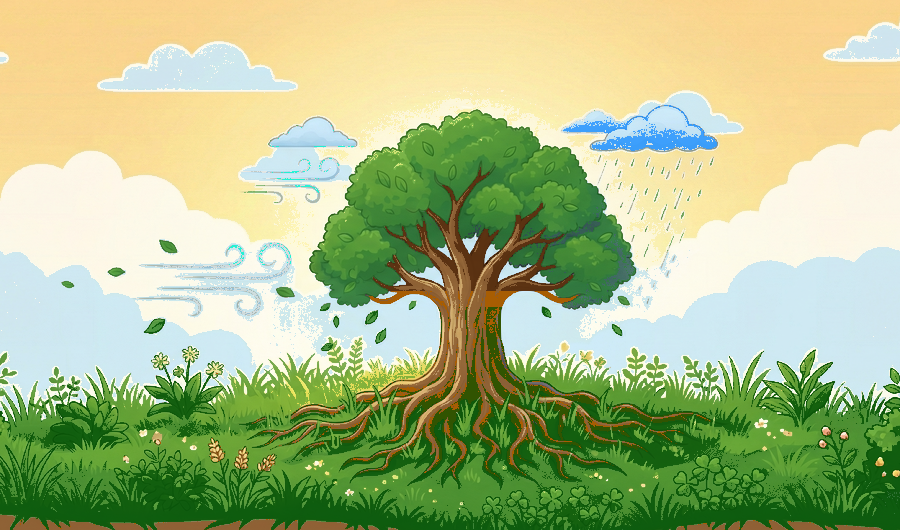
#> input picture scripts/layers/layer_visualization.png, 900 x 530 px, given in place of tree-crm.png, which was not available
$ python visualize_layers.py
#> lines starting #> are read from the running program, lines starting #| are printed output that depends on the picture; after the words box and inside, x2 and y2 are one past the last pixel; in counts of white or black regions, pixels touching at a corner belong together; pictures that were not available may be replaced by others from this repository, and a replacement may not be noted
"""
visualize_layers.py
Tạo 1 ảnh composite hiển thị tất cả layers với màu overlay khác nhau,
để dễ kiểm tra vị trí các vùng đã tách.
"""

import os
from PIL import Image, ImageDraw, ImageFont
import numpy as np

SRC  = r"d:\CRM WEB\team-progress-tracker\public\tree-crm.png"
OUT  = r"d:\CRM WEB\team-progress-tracker\scripts\layers"
PUB  = r"d:\CRM WEB\team-progress-tracker\public"

img  = Image.open(SRC).convert("RGBA")
#> img is the input picture: PIL image 900x530 RGBA; mean R, G, B, A 172.6, 189.4, 136.8, 255
arr  = np.array(img)
H, W = arr.shape[:2]
#> H = 530; W = 900
R,G,B,A = arr[:,:,0],arr[:,:,1],arr[:,:,2],arr[:,:,3]
#> A: shape (530, 900); every value is 255

def rgb2hsv(rr,gg,bb):
    r,g,b=rr/255.,gg/255.,bb/255.
    cmax=np.maximum(np.maximum(r,g),b); cmin=np.minimum(np.minimum(r,g),b)
    delta=cmax-cmin+1e-10
    h=np.zeros_like(r); s=np.where(cmax==0,0,delta/cmax); v=cmax
    mr=(cmax==r)&(delta>0); mg=(cmax==g)&(delta>0); mb=(cmax==b)&(delta>0)
#> after `mr = (cmax == r) & (delta > 0)`:
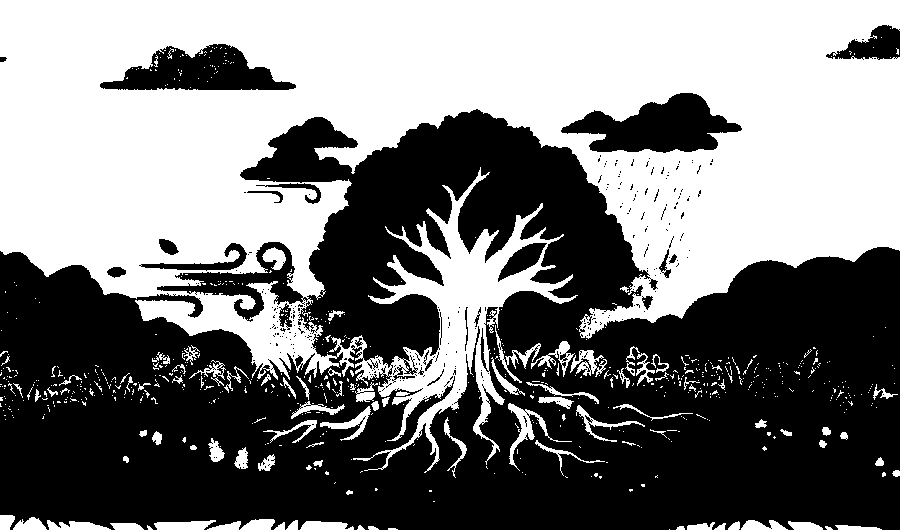
#> mr: shape (530, 900) bool; 48.2% white; 697 white regions (599 under 20 px), largest, box (x1, y1, x2, y2) and area: (0, 0, 900, 473) 215492, (508, 403, 572, 471) 700, (320, 406, 371, 441) 470
#> after `mg = (cmax == g) & (delta > 0)`: mg: shape (530, 900) bool; 36.2% white; 584 white regions (528 under 20 px), largest, box (x1, y1, x2, y2) and area: (0, 307, 900, 530) 129642, (308, 109, 637, 310) 36162, (508, 243, 547, 268) 590
#> after `mb = (cmax == b) & (delta > 0)`: mb: shape (530, 900) bool; 16.5% white; 235 white regions (197 under 20 px), largest, box (x1, y1, x2, y2) and area: (501, 247, 900, 401) 31259, (0, 251, 257, 409) 19263, (157, 242, 440, 368) 8528
    h[mr]=(60*((g[mr]-b[mr])/delta[mr]))%360
    h[mg]=60*((b[mg]-r[mg])/delta[mg])+120
    h[mb]=60*((r[mb]-g[mb])/delta[mb])+240
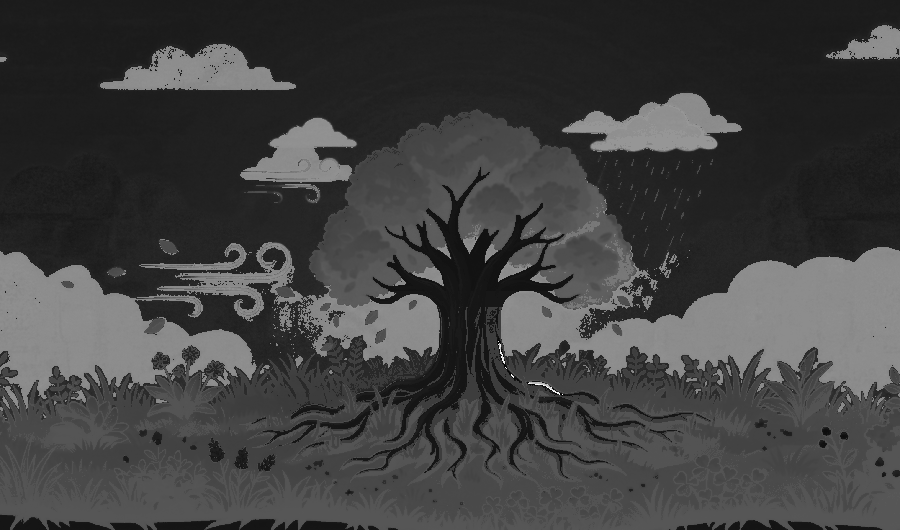
#> h: shape (530, 900) float64; min 0, max 355, mean 90.9; drawn with min black and max white
    return h,s,v

Hc,Sc,Vc=rgb2hsv(R.astype(float),G.astype(float),B.astype(float))

# ── Define layers + overlay colors ───────────────────────────────────────────
sky     =(((Hc>=190)&(Hc<=230)&(Sc<0.55)&(Vc>0.60))|((Sc<0.10)&(Vc>0.85)))
#> sky: shape (530, 900) bool; 27.2% white; 371 white regions (325 under 20 px), largest, box (x1, y1, x2, y2) and area: (501, 126, 900, 416) 53921, (0, 152, 331, 413) 52038, (98, 42, 298, 91) 5447
clouds  =((Sc<0.28)&(Vc>0.78))|((Hc>=175)&(Hc<=215)&(Sc<0.40)&(Vc>0.70)); clouds&=~sky
#> after `clouds = (Sc < 0.28) & (Vc > 0.78) | (Hc >= 175) & (Hc <= 215) & (Sc <`: clouds: shape (530, 900) bool; 32.5% white; 274 white regions (226 under 20 px), largest, box (x1, y1, x2, y2) and area: (0, 90, 900, 416) 142731, (97, 41, 298, 93) 6520, (823, 22, 900, 62) 2026
#> after `clouds &= ~sky`: clouds: shape (530, 900) bool; 5.2% white; 2037 white regions (1937 under 20 px), largest, box (x1, y1, x2, y2) and area: (315, 90, 900, 269) 8173, (0, 151, 351, 294) 4032, (255, 273, 384, 361) 1502
rzone   =np.zeros((H,W),bool); rzone[:int(H*.40),int(W*.45):]=True
rain    =rzone&(Hc>=190)&(Hc<=240)&(Sc>=0.05)&(Sc<=0.45)&(Vc>=0.55)&(Vc<=0.95)
#> rain: shape (530, 900) bool; 0.62% white; 114 white regions (106 under 20 px), largest, box (x1, y1, x2, y2) and area: (826, 25, 900, 60) 1369, (662, 93, 742, 135) 980, (623, 127, 656, 138) 119
wzone   =np.zeros((H,W),bool); wzone[:int(H*.50),:int(W*.40)]=True
wind    =wzone&(Hc>=150)&(Hc<=210)&(Sc>=0.05)&(Sc<=0.55)&(Vc>=0.50); wind&=~clouds&~sky
#> after `wind = wzone & (Hc >= 150) & (Hc <= 210) & (Sc >= 0.05) & (Sc <= 0.55)`: wind: shape (530, 900) bool; 2.1% white; 44 white regions (36 under 20 px), largest, box (x1, y1, x2, y2) and area: (100, 44, 296, 90) 5176, (240, 118, 356, 183) 3880, (0, 251, 34, 265) 347
#> after `wind &= ~clouds & ~sky`: wind: shape (530, 900) bool; 0% white in thin lines or dots, all inside (x1, y1, x2, y2) = (228, 134, 343, 265)
canopy  =(Hc>=50)&(Hc<=165)&(Sc>=0.18)&(Vc>=0.12)&(Vc<=0.88)
#> canopy: shape (530, 900) bool; 34% white; 186 white regions (156 under 20 px), largest, box (x1, y1, x2, y2) and area: (0, 307, 900, 530) 124397, (309, 109, 636, 309) 34571, (509, 243, 546, 268) 511
branches=(Hc>=12)&(Hc<=42)&(Sc>=0.22)&(Sc<=0.82)&(Vc>=0.22)&(Vc<=0.72)&~canopy
#> branches: shape (530, 900) bool; 3.5% white; 250 white regions (205 under 20 px), largest, box (x1, y1, x2, y2) and area: (373, 167, 573, 471) 10606, (155, 521, 214, 530) 421, (47, 520, 111, 530) 377
trunk   =(Hc>=8)&(Hc<=50)&(Sc>=0.12)&(Sc<=0.80)&(Vc>=0.08)&(Vc<=0.50)&~canopy
#> trunk: shape (530, 900) bool; 0.23% white in thin lines or dots, all inside (x1, y1, x2, y2) = (13, 167, 900, 530)
rtz     =np.zeros((H,W),bool); rtz[int(H*.55):,:]=True
roots   =trunk&rtz
#> roots: shape (530, 900) bool; 0.02% white in thin lines or dots, all inside (x1, y1, x2, y2) = (13, 295, 900, 530)
gz      =np.zeros((H,W),bool); gz[int(H*.58):,:]=True
grass   =gz&(((Hc>=60)&(Hc<=135)&(Sc>=0.15)&(Vc<0.55))|((Hc>=18)&(Hc<=65)&(Sc>=0.18)&(Vc<0.45)))
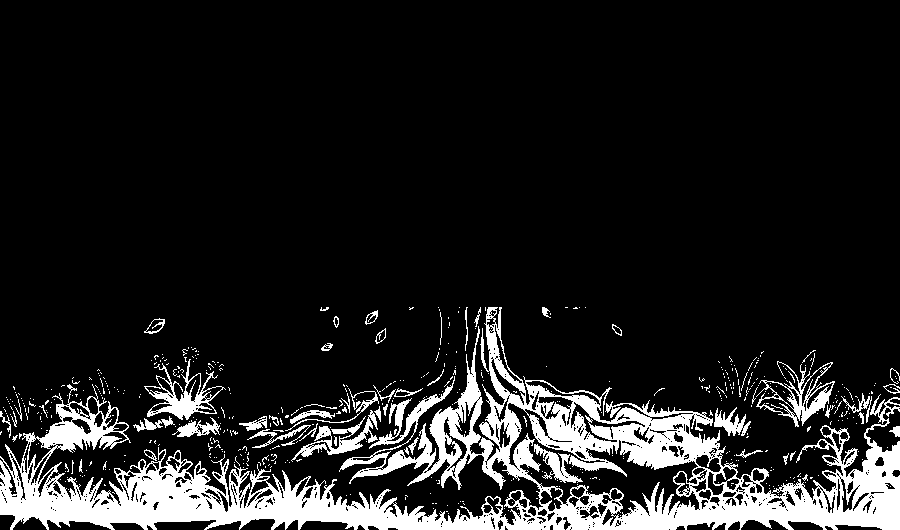
#> grass: shape (530, 900) bool; 12.8% white; 528 white regions (477 under 20 px), largest, box (x1, y1, x2, y2) and area: (0, 307, 900, 530) 51133, (144, 359, 226, 420) 1381, (756, 361, 835, 427) 1316

layers_vis = [
    ("Sky",      sky,      (135, 206, 250, 100)),   # light blue
    ("Clouds",   clouds,   (255, 255, 255, 120)),   # white
    ("Rain",     rain,     ( 30, 144, 255, 200)),   # blue
    ("Wind",     wind,     (  0, 255, 220, 200)),   # cyan
    ("Canopy",   canopy,   ( 34, 139,  34, 120)),   # green
    ("Branches", branches, (139,  90,  43, 180)),   # brown
    ("Trunk",    trunk,    ( 80,  40,  10, 200)),   # dark brown
    ("Roots",    roots,    (180, 100,   0, 220)),   # amber
    ("Grass",    grass,    ( 0,  80,   0, 180)),    # dark green
]

# Scale down to 900 wide for output
scale = 900/W
#> scale = 1
out_w = 900
out_h = round(H * scale)
#> out_h = 530
base  = img.resize((out_w, out_h), Image.LANCZOS)
overlay = Image.new("RGBA", (out_w, out_h), (0,0,0,0))
#> overlay: PIL image 900x530 RGBA; every value is 0
draw    = ImageDraw.Draw(overlay)

for name, mask, rgba in layers_vis:
    # Downscale mask
    mask_img = Image.fromarray((mask*255).astype(np.uint8), "L").resize((out_w,out_h), Image.NEAREST)
    mask_arr = np.array(mask_img) > 128
    color_layer = np.zeros((out_h, out_w, 4), dtype=np.uint8)
    color_layer[mask_arr] = rgba
    overlay_part = Image.fromarray(color_layer, "RGBA")
    overlay = Image.alpha_composite(overlay, overlay_part)

    # Draw label at centroid
    rows = np.where(np.any(mask_arr, axis=1))[0]
    cols = np.where(np.any(mask_arr, axis=0))[0]
    if rows.any() and cols.any():
        cy = int(rows.mean()); cx = int(cols.mean())
        draw.ellipse([cx-4,cy-4,cx+4,cy+4], fill=(255,255,255,255))
        draw.text((cx+7, cy-8), name, fill=(255,255,255,255))
#> this loop made 9 passes
#> (name, rgba, rows, cy, cx) on pass 4: ('Wind', (0, 255, 220, 200), [134, 138, 140, 158, 159, 162, 172, 186, 246, 248, 249, 264], 188, 287)
#> (name, rgba, cy, cx) on passes 1, 2, 3, 5, 6, 7: ('Sky', (135, 206, 250, 100), 228, 449), ('Clouds', (255, 255, 255, 120), 243, 449), ('Rain', (30, 144, 255, 200), 93, 716), ('Canopy', (34, 139, 34, 120), 319, 449), ('Branches', (139, 90, 43, 180), 330, 440), ('Trunk', (80, 40, 10, 200), 289, 461)
#> pass 1, `overlay_part = Image.fromarray(color_layer, "RGBA")`:
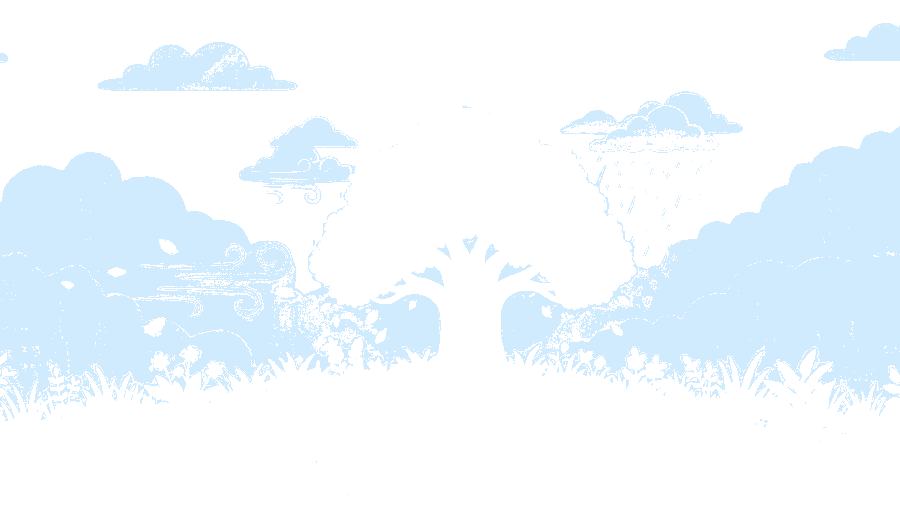
#> overlay_part: PIL image 900x530 RGBA; mean R, G, B, A 36.7, 56.1, 68, 27.2; transparent parts drawn white
#> after the loop:
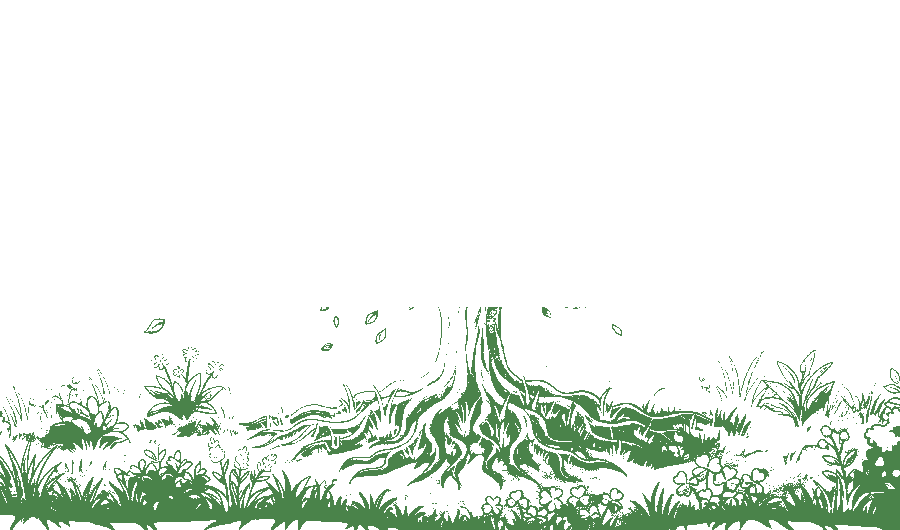
#> color_layer: shape (530, 900, 4); mean R, G, B, A 0, 10.2, 0, 23; transparent parts drawn white
#> after the loop:
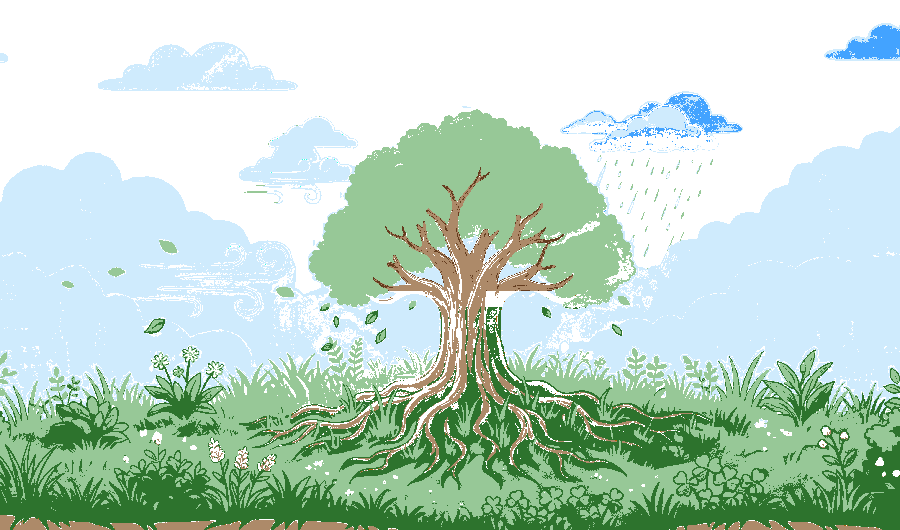
#> overlay: PIL image 900x530 RGBA; mean R, G, B, A 62.3, 113.2, 90.9, 93.7; transparent parts drawn white

# Composite: base + overlay
result = Image.alpha_composite(base.convert("RGBA"), overlay)
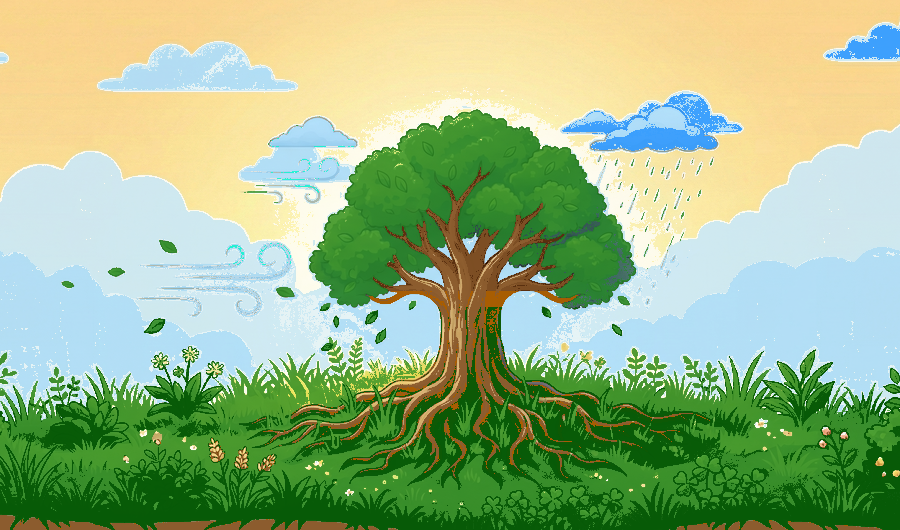
#> result: PIL image 900x530 RGBA; mean R, G, B, A 155.3, 184.2, 135.6, 255

# Save for inspection
vis_path = os.path.join(OUT, "layer_visualization.png")
result.save(vis_path)
print(f"✅ Visualization saved: {vis_path}")

# Also copy all layer PNGs to public for SVG use
print("\n📂 Layer PNGs in scripts/layers/:")
for fname in sorted(os.listdir(OUT)):
    if fname.endswith(".png"):
        size = os.path.getsize(os.path.join(OUT, fname))
        print(f"   {fname:40s}  {size//1024:6d} KB")

# ── Generate final SVG coordinates summary ───────────────────────────────────
sx = 900/W
#> sx = 1
print(f"\n📐 SVG ViewBox: 0 0 900 {round(900*H/W)}")
#| 📐 SVG ViewBox: 0 0 900 530
print(f"   Scale: px × {sx:.4f} = SVG unit\n")
#|    Scale: px × 1.0000 = SVG unit

for name, mask, _ in layers_vis:
    rows = np.any(mask, axis=1); cols = np.any(mask, axis=0)
    if rows.any() and cols.any():
        ry=[int(np.where(rows)[0].min()),int(np.where(rows)[0].max())]
        rx=[int(np.where(cols)[0].min()),int(np.where(cols)[0].max())]
        sy=[round(ry[0]*sx),round(ry[1]*sx)]
        sx2=[round(rx[0]*sx),round(rx[1]*sx)]
        print(f"  {name:10s}: svg x={sx2[0]}-{sx2[1]:3d}  y={sy[0]}-{sy[1]:3d}")
#> this loop made 9 passes
#> (name, sy, sx2) on passes 1 to 9: ('Sky', [23, 494], [0, 899]), ('Clouds', [22, 495], [0, 899]), ('Rain', [25, 211], [562, 899]), ('Wind', [134, 264], [228, 342]), ('Canopy', [109, 529], [0, 899]), ('Branches', [167, 529], [0, 885]), ('Trunk', [167, 529], [13, 899]), ('Roots', [295, 529], [13, 899]), ('Grass', [307, 529], [0, 899])
#|   Sky       : svg x=0-899  y=23-494
#|   Clouds    : svg x=0-899  y=22-495
#|   Rain      : svg x=562-899  y=25-211
#|   Wind      : svg x=228-342  y=134-264
#|   Canopy    : svg x=0-899  y=109-529
#|   Branches  : svg x=0-885  y=167-529
#|   Trunk     : svg x=13-899  y=167-529
#|   Roots     : svg x=13-899  y=295-529
#> (further printed lines are left out)
